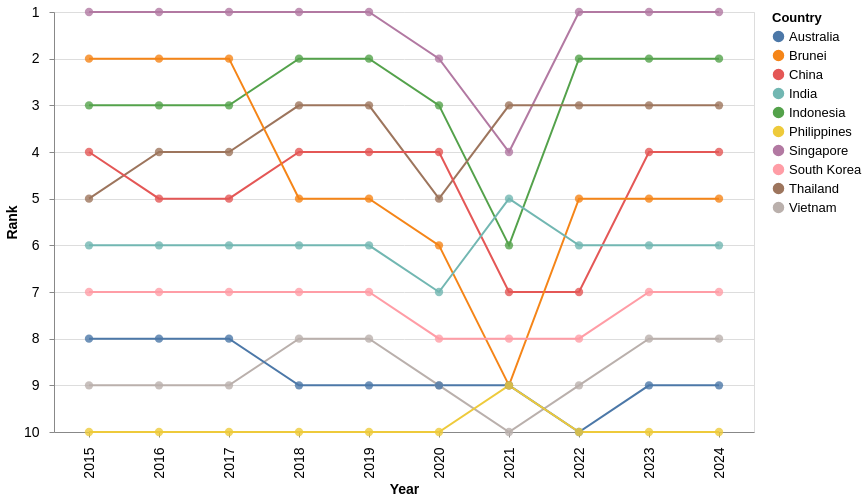

The Vega-Lite source for this figure:
### Vega-Lite specification from a JSON file in a GitHub repository (floating-point values rounded to 4 significant figures)
{"$schema": "https://vega.github.io/schema/vega-lite/v5.json", "width": 700, "height": 420, "data": {"values": [{"Country": "Singapore", "year": 2024, "Visitors": 4276007, "rank": 1}, {"Country": "Singapore", "year": 2023, "Visitors": 8308230, "rank": 1}, {"Country": "Singapore", "year": 2022, "Visitors": 5222991, "rank": 1}, {"Country": "Singapore", "year": 2021, "Visitors": 16308, "rank": 4}, {"Country": "Singapore", "year": 2020, "Visitors": 1545255, "rank": 2}, {"Country": "Singapore", "year": 2019, "Visitors": 10163882, "rank": 1}, {"Country": "Singapore", "year": 2018, "Visitors": 10615986, "rank": 1}, {"Country": "Singapore", "year": 2017, "Visitors": 12441713, "rank": 1}, {"Country": "Singapore", "year": 2016, "Visitors": 13272961, "rank": 1}, {"Country": "Singapore", "year": 2015, "Visitors": 12930754, "rank": 1}, {"Country": "Indonesia", "year": 2024, "Visitors": 1786630, "rank": 2}, {"Country": "Indonesia", "year": 2023, "Visitors": 3108165, "rank": 2}, {"Country": "Indonesia", "year": 2022, "Visitors": 1481739, "rank": 2}, {"Country": "Indonesia", "year": 2021, "Visitors": 11025, "rank": 6}, {"Country": "Indonesia", "year": 2020, "Visitors": 711723, "rank": 3}, {"Country": "Indonesia", "year": 2019, "Visitors": 3623277, "rank": 2}, {"Country": "Indonesia", "year": 2018, "Visitors": 3277689, "rank": 2}, {"Country": "Indonesia", "year": 2017, "Visitors": 2796570, "rank": 3}, {"Country": "Indonesia", "year": 2016, "Visitors": 3049964, "rank": 3}, {"Country": "Indonesia", "year": 2015, "Visitors": 2788033, "rank": 3}, {"Country": "Thailand", "year": 2024, "Visitors": 813783, "rank": 3}, {"Country": "Thailand", "year": 2023, "Visitors": 1551282, "rank": 3}, {"Country": "Thailand", "year": 2022, "Visitors": 715528, "rank": 3}, {"Country": "Thailand", "year": 2021, "Visitors": 59607, "rank": 3}, {"Country": "Thailand", "year": 2020, "Visitors": 394413, "rank": 5}, {"Country": "Thailand", "year": 2019, "Visitors": 1884306, "rank": 3}, {"Country": "Thailand", "year": 2018, "Visitors": 1914692, "rank": 3}, {"Country": "Thailand", "year": 2017, "Visitors": 1836522, "rank": 4}, {"Country": "Thailand", "year": 2016, "Visitors": 1780800, "rank": 4}, {"Country": "Thailand", "year": 2015, "Visitors": 1343569, "rank": 5}, {"Country": "China", "year": 2024, "Visitors": 1449711, "rank": 4}, {"Country": "China", "year": 2023, "Visitors": 1474114, "rank": 4}, {"Country": "China", "year": 2022, "Visitors": 211363, "rank": 7}, {"Country": "China", "year": 2021, "Visitors": 7701, "rank": 7}, {"Country": "China", "year": 2020, "Visitors": 405149, "rank": 4}, {"Country": "China", "year": 2019, "Visitors": 3114257, "rank": 4}, {"Country": "China", "year": 2018, "Visitors": 2944133, "rank": 4}, {"Country": "China", "year": 2017, "Visitors": 2281666, "rank": 5}, {"Country": "China", "year": 2016, "Visitors": 2124942, "rank": 5}, {"Country": "China", "year": 2015, "Visitors": 1677163, "rank": 4}, {"Country": "Brunei", "year": 2024, "Visitors": 565999, "rank": 5}, {"Country": "Brunei", "year": 2023, "Visitors": 811833, "rank": 5}, {"Country": "Brunei", "year": 2022, "Visitors": 301757, "rank": 5}, {"Country": "Brunei", "year": 2021, "Visitors": 773, "rank": 9}, {"Country": "Brunei", "year": 2020, "Visitors": 136020, "rank": 6}, {"Country": "Brunei", "year": 2019, "Visitors": 1216123, "rank": 5}, {"Country": "Brunei", "year": 2018, "Visitors": 1382031, "rank": 5}, {"Country": "Brunei", "year": 2017, "Visitors": 1660506, "rank": 2}, {"Country": "Brunei", "year": 2016, "Visitors": 1391016, "rank": 2}, {"Country": "Brunei", "year": 2015, "Visitors": 1133555, "rank": 2}, {"Country": "India", "year": 2024, "Visitors": 537493, "rank": 6}, {"Country": "India", "year": 2023, "Visitors": 671846, "rank": 6}, {"Country": "India", "year": 2022, "Visitors": 324548, "rank": 6}, {"Country": "India", "year": 2021, "Visitors": 3916, "rank": 5}, {"Country": "India", "year": 2020, "Visitors": 155883, "rank": 7}, {"Country": "India", "year": 2019, "Visitors": 735309, "rank": 6}, {"Country": "India", "year": 2018, "Visitors": 600311, "rank": 6}, {"Country": "India", "year": 2017, "Visitors": 552739, "rank": 6}, {"Country": "India", "year": 2016, "Visitors": 638578, "rank": 6}, {"Country": "India", "year": 2015, "Visitors": 722141, "rank": 6}, {"Country": "South Korea", "year": 2024, "Visitors": 232711, "rank": 7}, {"Country": "South Korea", "year": 2023, "Visitors": 400853, "rank": 7}, {"Country": "South Korea", "year": 2022, "Visitors": 146384, "rank": 8}, {"Country": "South Korea", "year": 2021, "Visitors": 3028, "rank": 8}, {"Country": "South Korea", "year": 2020, "Visitors": 119750, "rank": 8}, {"Country": "South Korea", "year": 2019, "Visitors": 673065, "rank": 7}, {"Country": "South Korea", "year": 2018, "Visitors": 616783, "rank": 7}, {"Country": "South Korea", "year": 2017, "Visitors": 484528, "rank": 7}, {"Country": "South Korea", "year": 2016, "Visitors": 444439, "rank": 7}, {"Country": "South Korea", "year": 2015, "Visitors": 421161, "rank": 7}, {"Country": "Vietnam", "year": 2024, "Visitors": 137344, "rank": 8}, {"Country": "Vietnam", "year": 2023, "Visitors": 286083, "rank": 8}, {"Country": "Vietnam", "year": 2022, "Visitors": 123931, "rank": 9}, {"Country": "Vietnam", "year": 2021, "Visitors": 14136, "rank": 10}, {"Country": "Vietnam", "year": 2020, "Visitors": 71622, "rank": 9}, {"Country": "Vietnam", "year": 2019, "Visitors": 892716, "rank": 8}, {"Country": "Vietnam", "year": 2018, "Visitors": 786327, "rank": 8}, {"Country": "Vietnam", "year": 2017, "Visitors": 638135, "rank": 9}, {"Country": "Vietnam", "year": 2016, "Visitors": 703737, "rank": 9}, {"Country": "Vietnam", "year": 2015, "Visitors": 646891, "rank": 9}, {"Country": "Australia", "year": 2024, "Visitors": 159318, "rank": 9}, {"Country": "Australia", "year": 2023, "Visitors": 276477, "rank": 9}, {"Country": "Australia", "year": 2022, "Visitors": 118598, "rank": 10}, {"Country": "Australia", "year": 2021, "Visitors": 33451, "rank": 9}, {"Country": "Australia", "year": 2020, "Visitors": 195146, "rank": 9}, {"Country": "Australia", "year": 2019, "Visitors": 1282782, "rank": 9}, {"Country": "Australia", "year": 2018, "Visitors": 1034871, "rank": 9}, {"Country": "Australia", "year": 2017, "Visitors": 899202, "rank": 8}, {"Country": "Australia", "year": 2016, "Visitors": 737115, "rank": 8}, {"Country": "Australia", "year": 2015, "Visitors": 714047, "rank": 8}, {"Country": "Philippines", "year": 2024, "Visitors": 60100, "rank": 10}, {"Country": "Philippines", "year": 2023, "Visitors": 137781, "rank": 10}, {"Country": "Philippines", "year": 2022, "Visitors": 86462, "rank": 10}, {"Country": "Philippines", "year": 2021, "Visitors": 10229, "rank": 9}, {"Country": "Philippines", "year": 2020, "Visitors": 53889, "rank": 10}, {"Country": "Philippines", "year": 2019, "Visitors": 1114257, "rank": 10}, {"Country": "Philippines", "year": 2018, "Visitors": 1167375, "rank": 10}, {"Country": "Philippines", "year": 2017, "Visitors": 1066461, "rank": 10}, {"Country": "Philippines", "year": 2016, "Visitors": 1029488, "rank": 10}, {"Country": "Philippines", "year": 2015, "Visitors": 957408, "rank": 10}]}, "layer": [{"mark": "line", "encoding": {"x": {"field": "year", "type": "ordinal", "title": "Year"}, "y": {"field": "rank", "type": "quantitative", "title": "Rank", "scale": {"domain": [1, 9], "reverse": true}}, "color": {"field": "Country", "type": "nominal", "title": "Country"}}}, {"mark": {"type": "point", "filled": true, "size": 70, "fillOpacity": 0.8}, "encoding": {"x": {"field": "year", "type": "ordinal", "title": "Year"}, "y": {"field": "rank", "type": "quantitative", "title": "Rank", "scale": {"domain": [1, 10], "reverse": true}}, "color": {"field": "Country", "type": "nominal", "title": "Country"}, "tooltip": [{"field": "Country", "type": "nominal", "title": "Country"}, {"field": "year", "type": "ordinal", "title": "Year"}, {"field": "Visitors", "type": "quantitative", "title": "Number of Visitors", "format": ",d"}, {"field": "rank", "type": "quantitative", "title": "Rank"}]}}], "config": {"legend": {"titleFontSize": 13, "labelPadding": 10, "labelFontSize": 13}, "axis": {"titleFontSize": 14, "labelPadding": 10, "labelFontSize": 14}}}
